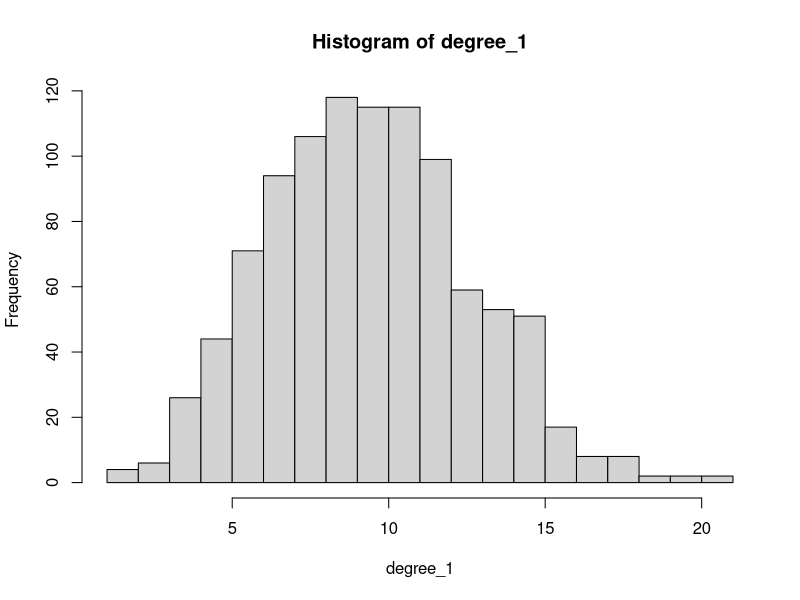
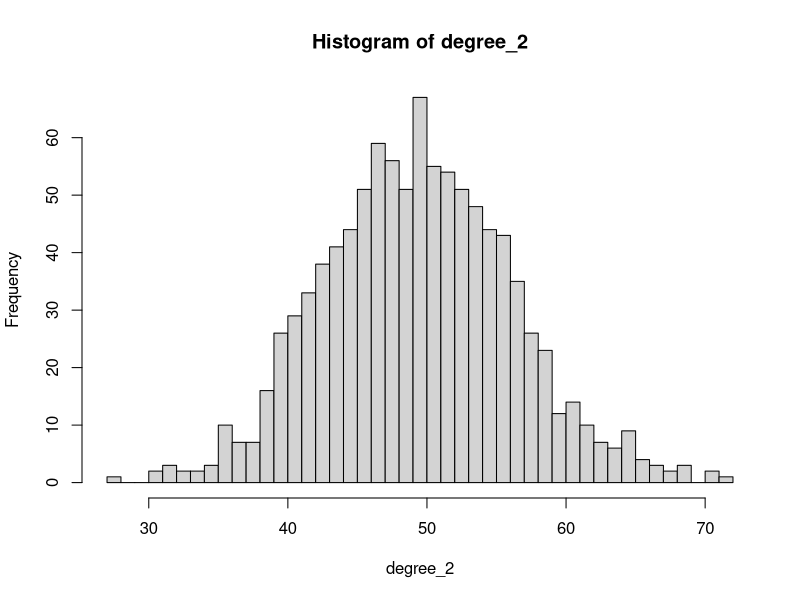
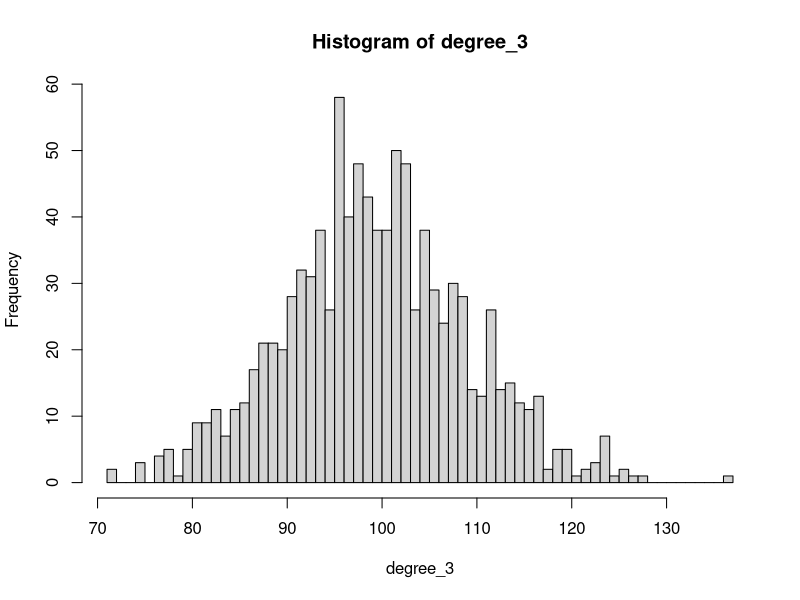

Write the R code that produced these figures, in order.
library("igraph") 

#1(a)
p <- c(0.01, 0.05, 0.1) 
nodes <- 1000

graph_1 <- random.graph.game(n = nodes, p = p[1],directed = FALSE)
graph_2 <- random.graph.game(n = nodes, p = p[2],directed = FALSE)
graph_3 <- random.graph.game(n = nodes, p = p[3],directed = FALSE)

degree_1 <- degree(graph = graph_1)
degree_2 <- degree(graph = graph_2)
degree_3 <- degree(graph = graph_3)

degree_dist_1 <- hist(x = degree_1, breaks = seq(from = min(degree_1), to = max(degree_1), by=1))
degree_dist_2 <- hist(x = degree_2, breaks = seq(from = min(degree_2), to = max(degree_2), by=1))
degree_dist_3 <- hist(x = degree_3, breaks = seq(from = min(degree_3), to = max(degree_3), by=1))


#1(b)
connect1 = connect2 = connect3 = diameter1 = diameter2 = diameter3 = 0;
for (i in 1:50) {
  g1 <- erdos.renyi.game(1000, 0.1, type="gnp", directed = FALSE)
  g2 <- erdos.renyi.game(1000, 0.05, type="gnp", directed = FALSE)
  g3 <- erdos.renyi.game(1000, 0.01, type="gnp", directed = FALSE)
  connect1 = c(connect1, is.connected(g1))
  connect2 = c(connect1, is.connected(g2))
  connect3 = c(connect1, is.connected(g3))
  diameter1 = c(diameter1, diameter(g1))
  diameter2 = c(diameter2, diameter(g2))
  diameter3 = c(diameter3, diameter(g3))
}
Connect1 <- mean(connect1)
Connect2 <- mean(connect2)
Connect3 <- mean(connect3)
Diameter1 <- mean(diameter1)
Diameter2 <- mean(diameter2)
Diameter3 <- mean(diameter3)



#1(c)
pc <- 0
for (i in 1:50) {
  for (p in seq(from = 0, to = 0.0100, by = 0.0001)) {
    g = random.graph.game(1000, p, directed = FALSE)
    if (is.connected(g)) 
      break
  }
  pc <- c(pc, p)
}

mean(pc)
